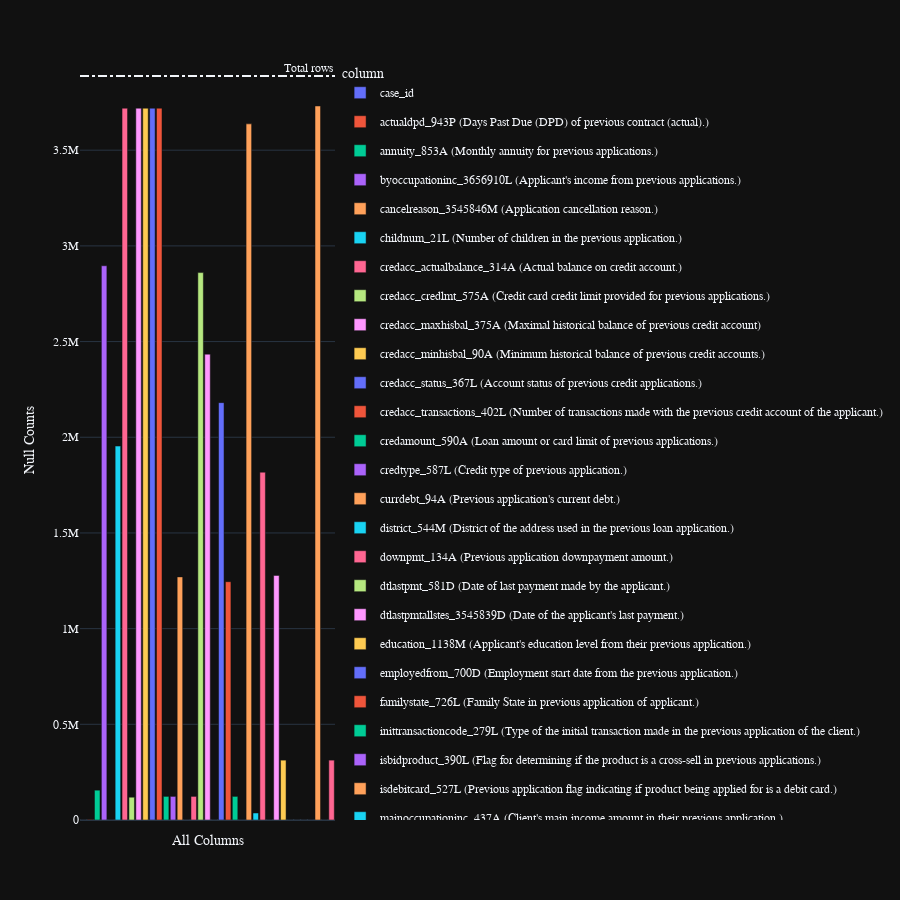

This figure's notebook cell:
### Code cell
display(train_applprev_1.fetch().head())
train_applprev_1.pipe(plot_nulls)

### Figure 1 — Plotly figure (JSON) as saved in the notebook; plotly's stock layout.template omitted (floating-point values rounded to 4 significant figures)
{"data": [{"alignmentgroup": "True", "customdata": [[0]], "hovertemplate": "<b>%{hovertext}</b><br><br>column=%{x}<br>column_0=%{y}<br>percent=%{customdata[0]}<extra></extra>", "hovertext": ["case_id"], "legendgroup": "case_id", "marker": {"color": "#636efa", "pattern": {"shape": ""}}, "name": "case_id", "offsetgroup": "case_id", "orientation": "v", "showlegend": true, "textposition": "auto", "type": "bar", "x": ["case_id"], "xaxis": "x", "y": [0], "yaxis": "y"}, {"alignmentgroup": "True", "customdata": [[0]], "hovertemplate": "<b>%{hovertext}</b><br><br>column=%{x}<br>column_0=%{y}<br>percent=%{customdata[0]}<extra></extra>", "hovertext": ["actualdpd_943P\n(Days Past Due (DPD) of previous contract (actual).)"], "legendgroup": "actualdpd_943P\n(Days Past Due (DPD) of previous contract (actual).)", "marker": {"color": "#EF553B", "pattern": {"shape": ""}}, "name": "actualdpd_943P\n(Days Past Due (DPD) of previous contract (actual).)", "offsetgroup": "actualdpd_943P\n(Days Past Due (DPD) of previous contract (actual).)", "orientation": "v", "showlegend": true, "textposition": "auto", "type": "bar", "x": ["actualdpd_943P\n(Days Past Due (DPD) of previous contract (actual).)"], "xaxis": "x", "y": [2234], "yaxis": "y"}, {"alignmentgroup": "True", "customdata": [[0.04]], "hovertemplate": "<b>%{hovertext}</b><br><br>column=%{x}<br>column_0=%{y}<br>percent=%{customdata[0]}<extra></extra>", "hovertext": ["annuity_853A\n(Monthly annuity for previous applications.)"], "legendgroup": "annuity_853A\n(Monthly annuity for previous applications.)", "marker": {"color": "#00cc96", "pattern": {"shape": ""}}, "name": "annuity_853A\n(Monthly annuity for previous applications.)", "offsetgroup": "annuity_853A\n(Monthly annuity for previous applications.)", "orientation": "v", "showlegend": true, "textposition": "auto", "type": "bar", "x": ["annuity_853A\n(Monthly annuity for previous applications.)"], "xaxis": "x", "y": [155851], "yaxis": "y"}, {"alignmentgroup": "True", "customdata": [[0.74]], "hovertemplate": "<b>%{hovertext}</b><br><br>column=%{x}<br>column_0=%{y}<br>percent=%{customdata[0]}<extra></extra>", "hovertext": ["byoccupationinc_3656910L\n(Applicant's income from previous applications.)"], "legendgroup": "byoccupationinc_3656910L\n(Applicant's income from previous applications.)", "marker": {"color": "#ab63fa", "pattern": {"shape": ""}}, "name": "byoccupationinc_3656910L\n(Applicant's income from previous applications.)", "offsetgroup": "byoccupationinc_3656910L\n(Applicant's income from previous applications.)", "orientation": "v", "showlegend": true, "textposition": "auto", "type": "bar", "x": ["byoccupationinc_3656910L\n(Applicant's income from previous applications.)"], "xaxis": "x", "y": [2896024], "yaxis": "y"}, {"alignmentgroup": "True", "customdata": [[0]], "hovertemplate": "<b>%{hovertext}</b><br><br>column=%{x}<br>column_0=%{y}<br>percent=%{customdata[0]}<extra></extra>", "hovertext": ["cancelreason_3545846M\n(Application cancellation reason.)"], "legendgroup": "cancelreason_3545846M\n(Application cancellation reason.)", "marker": {"color": "#FFA15A", "pattern": {"shape": ""}}, "name": "cancelreason_3545846M\n(Application cancellation reason.)", "offsetgroup": "cancelreason_3545846M\n(Application cancellation reason.)", "orientation": "v", "showlegend": true, "textposition": "auto", "type": "bar", "x": ["cancelreason_3545846M\n(Application cancellation reason.)"], "xaxis": "x", "y": [0], "yaxis": "y"}, {"alignmentgroup": "True", "customdata": [[0.5]], "hovertemplate": "<b>%{hovertext}</b><br><br>column=%{x}<br>column_0=%{y}<br>percent=%{customdata[0]}<extra></extra>", "hovertext": ["childnum_21L\n(Number of children in the previous application.)"], "legendgroup": "childnum_21L\n(Number of children in the previous application.)", "marker": {"color": "#19d3f3", "pattern": {"shape": ""}}, "name": "childnum_21L\n(Number of children in the previous application.)", "offsetgroup": "childnum_21L\n(Number of children in the previous application.)", "orientation": "v", "showlegend": true, "textposition": "auto", "type": "bar", "x": ["childnum_21L\n(Number of children in the previous application.)"], "xaxis": "x", "y": [1953893], "yaxis": "y"}, {"alignmentgroup": "True", "customdata": [[0.96]], "hovertemplate": "<b>%{hovertext}</b><br><br>column=%{x}<br>column_0=%{y}<br>percent=%{customdata[0]}<extra></extra>", "hovertext": ["credacc_actualbalance_314A\n(Actual balance on credit account.)"], "legendgroup": "credacc_actualbalance_314A\n(Actual balance on credit account.)", "marker": {"color": "#FF6692", "pattern": {"shape": ""}}, "name": "credacc_actualbalance_314A\n(Actual balance on credit account.)", "offsetgroup": "credacc_actualbalance_314A\n(Actual balance on credit account.)", "orientation": "v", "showlegend": true, "textposition": "auto", "type": "bar", "x": ["credacc_actualbalance_314A\n(Actual balance on credit account.)"], "xaxis": "x", "y": [3719506], "yaxis": "y"}, {"alignmentgroup": "True", "customdata": [[0.03]], "hovertemplate": "<b>%{hovertext}</b><br><br>column=%{x}<br>column_0=%{y}<br>percent=%{customdata[0]}<extra></extra>", "hovertext": ["credacc_credlmt_575A\n(Credit card credit limit provided for previous applications.)"], "legendgroup": "credacc_credlmt_575A\n(Credit card credit limit provided for previous applications.)", "marker": {"color": "#B6E880", "pattern": {"shape": ""}}, "name": "credacc_credlmt_575A\n(Credit card credit limit provided for previous applications.)", "offsetgroup": "credacc_credlmt_575A\n(Credit card credit limit provided for previous applications.)", "orientation": "v", "showlegend": true, "textposition": "auto", "type": "bar", "x": ["credacc_credlmt_575A\n(Credit card credit limit provided for previous applications.)"], "xaxis": "x", "y": [119070], "yaxis": "y"}, {"alignmentgroup": "True", "customdata": [[0.96]], "hovertemplate": "<b>%{hovertext}</b><br><br>column=%{x}<br>column_0=%{y}<br>percent=%{customdata[0]}<extra></extra>", "hovertext": ["credacc_maxhisbal_375A\n(Maximal historical balance of previous credit account)"], "legendgroup": "credacc_maxhisbal_375A\n(Maximal historical balance of previous credit account)", "marker": {"color": "#FF97FF", "pattern": {"shape": ""}}, "name": "credacc_maxhisbal_375A\n(Maximal historical balance of previous credit account)", "offsetgroup": "credacc_maxhisbal_375A\n(Maximal historical balance of previous credit account)", "orientation": "v", "showlegend": true, "textposition": "auto", "type": "bar", "x": ["credacc_maxhisbal_375A\n(Maximal historical balance of previous credit account)"], "xaxis": "x", "y": [3719506], "yaxis": "y"}, {"alignmentgroup": "True", "customdata": [[0.96]], "hovertemplate": "<b>%{hovertext}</b><br><br>column=%{x}<br>column_0=%{y}<br>percent=%{customdata[0]}<extra></extra>", "hovertext": ["credacc_minhisbal_90A\n(Minimum historical balance of previous credit accounts.)"], "legendgroup": "credacc_minhisbal_90A\n(Minimum historical balance of previous credit accounts.)", "marker": {"color": "#FECB52", "pattern": {"shape": ""}}, "name": "credacc_minhisbal_90A\n(Minimum historical balance of previous credit accounts.)", "offsetgroup": "credacc_minhisbal_90A\n(Minimum historical balance of previous credit accounts.)", "orientation": "v", "showlegend": true, "textposition": "auto", "type": "bar", "x": ["credacc_minhisbal_90A\n(Minimum historical balance of previous credit accounts.)"], "xaxis": "x", "y": [3719506], "yaxis": "y"}, {"alignmentgroup": "True", "customdata": [[0.96]], "hovertemplate": "<b>%{hovertext}</b><br><br>column=%{x}<br>column_0=%{y}<br>percent=%{customdata[0]}<extra></extra>", "hovertext": ["credacc_status_367L\n(Account status of previous credit applications.)"], "legendgroup": "credacc_status_367L\n(Account status of previous credit applications.)", "marker": {"color": "#636efa", "pattern": {"shape": ""}}, "name": "credacc_status_367L\n(Account status of previous credit applications.)", "offsetgroup": "credacc_status_367L\n(Account status of previous credit applications.)", "orientation": "v", "showlegend": true, "textposition": "auto", "type": "bar", "x": ["credacc_status_367L\n(Account status of previous credit applications.)"], "xaxis": "x", "y": [3719506], "yaxis": "y"}, {"alignmentgroup": "True", "customdata": [[0.96]], "hovertemplate": "<b>%{hovertext}</b><br><br>column=%{x}<br>column_0=%{y}<br>percent=%{customdata[0]}<extra></extra>", "hovertext": ["credacc_transactions_402L\n(Number of transactions made with the previous credit account of the applicant.)"], "legendgroup": "credacc_transactions_402L\n(Number of transactions made with the previous credit account of the applicant.)", "marker": {"color": "#EF553B", "pattern": {"shape": ""}}, "name": "credacc_transactions_402L\n(Number of transactions made with the previous credit account of the applicant.)", "offsetgroup": "credacc_transactions_402L\n(Number of transactions made with the previous credit account of the applicant.)", "orientation": "v", "showlegend": true, "textposition": "auto", "type": "bar", "x": ["credacc_transactions_402L\n(Number of transactions made with the previous credit account of the applicant.)"], "xaxis": "x", "y": [3719506], "yaxis": "y"}, {"alignmentgroup": "True", "customdata": [[0.03]], "hovertemplate": "<b>%{hovertext}</b><br><br>column=%{x}<br>column_0=%{y}<br>percent=%{customdata[0]}<extra></extra>", "hovertext": ["credamount_590A\n(Loan amount or card limit of previous applications.)"], "legendgroup": "credamount_590A\n(Loan amount or card limit of previous applications.)", "marker": {"color": "#00cc96", "pattern": {"shape": ""}}, "name": "credamount_590A\n(Loan amount or card limit of previous applications.)", "offsetgroup": "credamount_590A\n(Loan amount or card limit of previous applications.)", "orientation": "v", "showlegend": true, "textposition": "auto", "type": "bar", "x": ["credamount_590A\n(Loan amount or card limit of previous applications.)"], "xaxis": "x", "y": [123329], "yaxis": "y"}, {"alignmentgroup": "True", "customdata": [[0.03]], "hovertemplate": "<b>%{hovertext}</b><br><br>column=%{x}<br>column_0=%{y}<br>percent=%{customdata[0]}<extra></extra>", "hovertext": ["credtype_587L\n(Credit type of previous application.)"], "legendgroup": "credtype_587L\n(Credit type of previous application.)", "marker": {"color": "#ab63fa", "pattern": {"shape": ""}}, "name": "credtype_587L\n(Credit type of previous application.)", "offsetgroup": "credtype_587L\n(Credit type of previous application.)", "orientation": "v", "showlegend": true, "textposition": "auto", "type": "bar", "x": ["credtype_587L\n(Credit type of previous application.)"], "xaxis": "x", "y": [123329], "yaxis": "y"}, {"alignmentgroup": "True", "customdata": [[0.33]], "hovertemplate": "<b>%{hovertext}</b><br><br>column=%{x}<br>column_0=%{y}<br>percent=%{customdata[0]}<extra></extra>", "hovertext": ["currdebt_94A\n(Previous application's current debt.)"], "legendgroup": "currdebt_94A\n(Previous application's current debt.)", "marker": {"color": "#FFA15A", "pattern": {"shape": ""}}, "name": "currdebt_94A\n(Previous application's current debt.)", "offsetgroup": "currdebt_94A\n(Previous application's current debt.)", "orientation": "v", "showlegend": true, "textposition": "auto", "type": "bar", "x": ["currdebt_94A\n(Previous application's current debt.)"], "xaxis": "x", "y": [1270377], "yaxis": "y"}, {"alignmentgroup": "True", "customdata": [[0]], "hovertemplate": "<b>%{hovertext}</b><br><br>column=%{x}<br>column_0=%{y}<br>percent=%{customdata[0]}<extra></extra>", "hovertext": ["district_544M\n(District of the address used in the previous loan application.)"], "legendgroup": "district_544M\n(District of the address used in the previous loan application.)", "marker": {"color": "#19d3f3", "pattern": {"shape": ""}}, "name": "district_544M\n(District of the address used in the previous loan application.)", "offsetgroup": "district_544M\n(District of the address used in the previous loan application.)", "orientation": "v", "showlegend": true, "textposition": "auto", "type": "bar", "x": ["district_544M\n(District of the address used in the previous loan application.)"], "xaxis": "x", "y": [0], "yaxis": "y"}, {"alignmentgroup": "True", "customdata": [[0.03]], "hovertemplate": "<b>%{hovertext}</b><br><br>column=%{x}<br>column_0=%{y}<br>percent=%{customdata[0]}<extra></extra>", "hovertext": ["downpmt_134A\n(Previous application downpayment amount.)"], "legendgroup": "downpmt_134A\n(Previous application downpayment amount.)", "marker": {"color": "#FF6692", "pattern": {"shape": ""}}, "name": "downpmt_134A\n(Previous application downpayment amount.)", "offsetgroup": "downpmt_134A\n(Previous application downpayment amount.)", "orientation": "v", "showlegend": true, "textposition": "auto", "type": "bar", "x": ["downpmt_134A\n(Previous application downpayment amount.)"], "xaxis": "x", "y": [123329], "yaxis": "y"}, {"alignmentgroup": "True", "customdata": [[0.74]], "hovertemplate": "<b>%{hovertext}</b><br><br>column=%{x}<br>column_0=%{y}<br>percent=%{customdata[0]}<extra></extra>", "hovertext": ["dtlastpmt_581D\n(Date of last payment made by the applicant.)"], "legendgroup": "dtlastpmt_581D\n(Date of last payment made by the applicant.)", "marker": {"color": "#B6E880", "pattern": {"shape": ""}}, "name": "dtlastpmt_581D\n(Date of last payment made by the applicant.)", "offsetgroup": "dtlastpmt_581D\n(Date of last payment made by the applicant.)", "orientation": "v", "showlegend": true, "textposition": "auto", "type": "bar", "x": ["dtlastpmt_581D\n(Date of last payment made by the applicant.)"], "xaxis": "x", "y": [2860375], "yaxis": "y"}, {"alignmentgroup": "True", "customdata": [[0.63]], "hovertemplate": "<b>%{hovertext}</b><br><br>column=%{x}<br>column_0=%{y}<br>percent=%{customdata[0]}<extra></extra>", "hovertext": ["dtlastpmtallstes_3545839D\n(Date of the applicant's last payment.)"], "legendgroup": "dtlastpmtallstes_3545839D\n(Date of the applicant's last payment.)", "marker": {"color": "#FF97FF", "pattern": {"shape": ""}}, "name": "dtlastpmtallstes_3545839D\n(Date of the applicant's last payment.)", "offsetgroup": "dtlastpmtallstes_3545839D\n(Date of the applicant's last payment.)", "orientation": "v", "showlegend": true, "textposition": "auto", "type": "bar", "x": ["dtlastpmtallstes_3545839D\n(Date of the applicant's last payment.)"], "xaxis": "x", "y": [2434155], "yaxis": "y"}, {"alignmentgroup": "True", "customdata": [[0]], "hovertemplate": "<b>%{hovertext}</b><br><br>column=%{x}<br>column_0=%{y}<br>percent=%{customdata[0]}<extra></extra>", "hovertext": ["education_1138M\n(Applicant's education level from their previous application.)"], "legendgroup": "education_1138M\n(Applicant's education level from their previous application.)", "marker": {"color": "#FECB52", "pattern": {"shape": ""}}, "name": "education_1138M\n(Applicant's education level from their previous application.)", "offsetgroup": "education_1138M\n(Applicant's education level from their previous application.)", "orientation": "v", "showlegend": true, "textposition": "auto", "type": "bar", "x": ["education_1138M\n(Applicant's education level from their previous application.)"], "xaxis": "x", "y": [0], "yaxis": "y"}, {"alignmentgroup": "True", "customdata": [[0.56]], "hovertemplate": "<b>%{hovertext}</b><br><br>column=%{x}<br>column_0=%{y}<br>percent=%{customdata[0]}<extra></extra>", "hovertext": ["employedfrom_700D\n(Employment start date from the previous application.)"], "legendgroup": "employedfrom_700D\n(Employment start date from the previous application.)", "marker": {"color": "#636efa", "pattern": {"shape": ""}}, "name": "employedfrom_700D\n(Employment start date from the previous application.)", "offsetgroup": "employedfrom_700D\n(Employment start date from the previous application.)", "orientation": "v", "showlegend": true, "textposition": "auto", "type": "bar", "x": ["employedfrom_700D\n(Employment start date from the previous application.)"], "xaxis": "x", "y": [2180869], "yaxis": "y"}, {"alignmentgroup": "True", "customdata": [[0.32]], "hovertemplate": "<b>%{hovertext}</b><br><br>column=%{x}<br>column_0=%{y}<br>percent=%{customdata[0]}<extra></extra>", "hovertext": ["familystate_726L\n(Family State in previous application of applicant.)"], "legendgroup": "familystate_726L\n(Family State in previous application of applicant.)", "marker": {"color": "#EF553B", "pattern": {"shape": ""}}, "name": "familystate_726L\n(Family State in previous application of applicant.)", "offsetgroup": "familystate_726L\n(Family State in previous application of applicant.)", "orientation": "v", "showlegend": true, "textposition": "auto", "type": "bar", "x": ["familystate_726L\n(Family State in previous application of applicant.)"], "xaxis": "x", "y": [1245201], "yaxis": "y"}, {"alignmentgroup": "True", "customdata": [[0.03]], "hovertemplate": "<b>%{hovertext}</b><br><br>column=%{x}<br>column_0=%{y}<br>percent=%{customdata[0]}<extra></extra>", "hovertext": ["inittransactioncode_279L\n(Type of the initial transaction made in the previous application of the client.)"], "legendgroup": "inittransactioncode_279L\n(Type of the initial transaction made in the previous application of the client.)", "marker": {"color": "#00cc96", "pattern": {"shape": ""}}, "name": "inittransactioncode_279L\n(Type of the initial transaction made in the previous application of the client.)", "offsetgroup": "inittransactioncode_279L\n(Type of the initial transaction made in the previous application of the client.)", "orientation": "v", "showlegend": true, "textposition": "auto", "type": "bar", "x": ["inittransactioncode_279L\n(Type of the initial transaction made in the previous application of the client.)"], "xaxis": "x", "y": [123329], "yaxis": "y"}, {"alignmentgroup": "True", "customdata": [[0]], "hovertemplate": "<b>%{hovertext}</b><br><br>column=%{x}<br>column_0=%{y}<br>percent=%{customdata[0]}<extra></extra>", "hovertext": ["isbidproduct_390L\n(Flag for determining if the product is a cross-sell in previous applications.)"], "legendgroup": "isbidproduct_390L\n(Flag for determining if the product is a cross-sell in previous applications.)", "marker": {"color": "#ab63fa", "pattern": {"shape": ""}}, "name": "isbidproduct_390L\n(Flag for determining if the product is a cross-sell in previous applications.)", "offsetgroup": "isbidproduct_390L\n(Flag for determining if the product is a cross-sell in previous applications.)", "orientation": "v", "showlegend": true, "textposition": "auto", "type": "bar", "x": ["isbidproduct_390L\n(Flag for determining if the product is a cross-sell in previous applications.)"], "xaxis": "x", "y": [35], "yaxis": "y"}, {"alignmentgroup": "True", "customdata": [[0.94]], "hovertemplate": "<b>%{hovertext}</b><br><br>column=%{x}<br>column_0=%{y}<br>percent=%{customdata[0]}<extra></extra>", "hovertext": ["isdebitcard_527L\n(Previous application flag indicating if product being applied for is a debit card.)"], "legendgroup": "isdebitcard_527L\n(Previous application flag indicating if product being applied for is a debit card.)", "marker": {"color": "#FFA15A", "pattern": {"shape": ""}}, "name": "isdebitcard_527L\n(Previous application flag indicating if product being applied for is a debit card.)", "offsetgroup": "isdebitcard_527L\n(Previous application flag indicating if product being applied for is a debit card.)", "orientation": "v", "showlegend": true, "textposition": "auto", "type": "bar", "x": ["isdebitcard_527L\n(Previous application flag indicating if product being applied for is a debit card.)"], "xaxis": "x", "y": [3637550], "yaxis": "y"}, {"alignmentgroup": "True", "customdata": [[0.01]], "hovertemplate": "<b>%{hovertext}</b><br><br>column=%{x}<br>column_0=%{y}<br>percent=%{customdata[0]}<extra></extra>", "hovertext": ["mainoccupationinc_437A\n(Client's main income amount in their previous application.)"], "legendgroup": "mainoccupationinc_437A\n(Client's main income amount in their previous application.)", "marker": {"color": "#19d3f3", "pattern": {"shape": ""}}, "name": "mainoccupationinc_437A\n(Client's main income amount in their previous application.)", "offsetgroup": "mainoccupationinc_437A\n(Client's main income amount in their previous application.)", "orientation": "v", "showlegend": true, "textposition": "auto", "type": "bar", "x": ["mainoccupationinc_437A\n(Client's main income amount in their previous application.)"], "xaxis": "x", "y": [36612], "yaxis": "y"}, {"alignmentgroup": "True", "customdata": [[0.47]], "hovertemplate": "<b>%{hovertext}</b><br><br>column=%{x}<br>column_0=%{y}<br>percent=%{customdata[0]}<extra></extra>", "hovertext": ["maxdpdtolerance_577P\n(Maximum DPD with tolerance (on previous application/s).)"], "legendgroup": "maxdpdtolerance_577P\n(Maximum DPD with tolerance (on previous application/s).)", "marker": {"color": "#FF6692", "pattern": {"shape": ""}}, "name": "maxdpdtolerance_577P\n(Maximum DPD with tolerance (on previous application/s).)", "offsetgroup": "maxdpdtolerance_577P\n(Maximum DPD with tolerance (on previous application/s).)", "orientation": "v", "showlegend": true, "textposition": "auto", "type": "bar", "x": ["maxdpdtolerance_577P\n(Maximum DPD with tolerance (on previous application/s).)"], "xaxis": "x", "y": [1817378], "yaxis": "y"}, {"alignmentgroup": "True", "customdata": [[0]], "hovertemplate": "<b>%{hovertext}</b><br><br>column=%{x}<br>column_0=%{y}<br>percent=%{customdata[0]}<extra></extra>", "hovertext": ["num_group1"], "legendgroup": "num_group1", "marker": {"color": "#B6E880", "pattern": {"shape": ""}}, "name": "num_group1", "offsetgroup": "num_group1", "orientation": "v", "showlegend": true, "textposition": "auto", "type": "bar", "x": ["num_group1"], "xaxis": "x", "y": [0], "yaxis": "y"}, {"alignmentgroup": "True", "customdata": [[0.33]], "hovertemplate": "<b>%{hovertext}</b><br><br>column=%{x}<br>column_0=%{y}<br>percent=%{customdata[0]}<extra></extra>", "hovertext": ["outstandingdebt_522A\n(Amount of outstanding debt on the client's previous application.)"], "legendgroup": "outstandingdebt_522A\n(Amount of outstanding debt on the client's previous application.)", "marker": {"color": "#FF97FF", "pattern": {"shape": ""}}, "name": "outstandingdebt_522A\n(Amount of outstanding debt on the client's previous application.)", "offsetgroup": "outstandingdebt_522A\n(Amount of outstanding debt on the client's previous application.)", "orientation": "v", "showlegend": true, "textposition": "auto", "type": "bar", "x": ["outstandingdebt_522A\n(Amount of outstanding debt on the client's previous application.)"], "xaxis": "x", "y": [1277922], "yaxis": "y"}, {"alignmentgroup": "True", "customdata": [[0.08]], "hovertemplate": "<b>%{hovertext}</b><br><br>column=%{x}<br>column_0=%{y}<br>percent=%{customdata[0]}<extra></extra>", "hovertext": ["pmtnum_8L\n(Number of payments made for the previous application.)"], "legendgroup": "pmtnum_8L\n(Number of payments made for the previous application.)", "marker": {"color": "#FECB52", "pattern": {"shape": ""}}, "name": "pmtnum_8L\n(Number of payments made for the previous application.)", "offsetgroup": "pmtnum_8L\n(Number of payments made for the previous application.)", "orientation": "v", "showlegend": true, "textposition": "auto", "type": "bar", "x": ["pmtnum_8L\n(Number of payments made for the previous application.)"], "xaxis": "x", "y": [312833], "yaxis": "y"}, {"alignmentgroup": "True", "customdata": [[0]], "hovertemplate": "<b>%{hovertext}</b><br><br>column=%{x}<br>column_0=%{y}<br>percent=%{customdata[0]}<extra></extra>", "hovertext": ["postype_4733339M\n(Type of point of sale.)"], "legendgroup": "postype_4733339M\n(Type of point of sale.)", "marker": {"color": "#636efa", "pattern": {"shape": ""}}, "name": "postype_4733339M\n(Type of point of sale.)", "offsetgroup": "postype_4733339M\n(Type of point of sale.)", "orientation": "v", "showlegend": true, "textposition": "auto", "type": "bar", "x": ["postype_4733339M\n(Type of point of sale.)"], "xaxis": "x", "y": [0], "yaxis": "y"}, {"alignmentgroup": "True", "customdata": [[0]], "hovertemplate": "<b>%{hovertext}</b><br><br>column=%{x}<br>column_0=%{y}<br>percent=%{customdata[0]}<extra></extra>", "hovertext": ["profession_152M\n(Profession of the client during their previous loan application.)"], "legendgroup": "profession_152M\n(Profession of the client during their previous loan application.)", "marker": {"color": "#EF553B", "pattern": {"shape": ""}}, "name": "profession_152M\n(Profession of the client during their previous loan application.)", "offsetgroup": "profession_152M\n(Profession of the client during their previous loan application.)", "orientation": "v", "showlegend": true, "textposition": "auto", "type": "bar", "x": ["profession_152M\n(Profession of the client during their previous loan application.)"], "xaxis": "x", "y": [0], "yaxis": "y"}, {"alignmentgroup": "True", "customdata": [[0]], "hovertemplate": "<b>%{hovertext}</b><br><br>column=%{x}<br>column_0=%{y}<br>percent=%{customdata[0]}<extra></extra>", "hovertext": ["rejectreason_755M\n(Reason for previous application rejection.)"], "legendgroup": "rejectreason_755M\n(Reason for previous application rejection.)", "marker": {"color": "#00cc96", "pattern": {"shape": ""}}, "name": "rejectreason_755M\n(Reason for previous application rejection.)", "offsetgroup": "rejectreason_755M\n(Reason for previous application rejection.)", "orientation": "v", "showlegend": true, "textposition": "auto", "type": "bar", "x": ["rejectreason_755M\n(Reason for previous application rejection.)"], "xaxis": "x", "y": [0], "yaxis": "y"}, {"alignmentgroup": "True", "customdata": [[0]], "hovertemplate": "<b>%{hovertext}</b><br><br>column=%{x}<br>column_0=%{y}<br>percent=%{customdata[0]}<extra></extra>", "hovertext": ["rejectreasonclient_4145042M\n(Reason for rejection of the client's previous application.)"], "legendgroup": "rejectreasonclient_4145042M\n(Reason for rejection of the client's previous application.)", "marker": {"color": "#ab63fa", "pattern": {"shape": ""}}, "name": "rejectreasonclient_4145042M\n(Reason for rejection of the client's previous application.)", "offsetgroup": "rejectreasonclient_4145042M\n(Reason for rejection of the client's previous application.)", "orientation": "v", "showlegend": true, "textposition": "auto", "type": "bar", "x": ["rejectreasonclient_4145042M\n(Reason for rejection of the client's previous application.)"], "xaxis": "x", "y": [0], "yaxis": "y"}, {"alignmentgroup": "True", "customdata": [[0.96]], "hovertemplate": "<b>%{hovertext}</b><br><br>column=%{x}<br>column_0=%{y}<br>percent=%{customdata[0]}<extra></extra>", "hovertext": ["revolvingaccount_394A\n(Revolving account that was present in the applicant's previous application.)"], "legendgroup": "revolvingaccount_394A\n(Revolving account that was present in the applicant's previous application.)", "marker": {"color": "#FFA15A", "pattern": {"shape": ""}}, "name": "revolvingaccount_394A\n(Revolving account that was present in the applicant's previous application.)", "offsetgroup": "revolvingaccount_394A\n(Revolving account that was present in the applicant's previous application.)", "orientation": "v", "showlegend": true, "textposition": "auto", "type": "bar", "x": ["revolvingaccount_394A\n(Revolving account that was present in the applicant's previous application.)"], "xaxis": "x", "y": [3731033], "yaxis": "y"}, {"alignmentgroup": "True", "customdata": [[0]], "hovertemplate": "<b>%{hovertext}</b><br><br>column=%{x}<br>column_0=%{y}<br>percent=%{customdata[0]}<extra></extra>", "hovertext": ["status_219L\n(Previous application status.)"], "legendgroup": "status_219L\n(Previous application status.)", "marker": {"color": "#19d3f3", "pattern": {"shape": ""}}, "name": "status_219L\n(Previous application status.)", "offsetgroup": "status_219L\n(Previous application status.)", "orientation": "v", "showlegend": true, "textposition": "auto", "type": "bar", "x": ["status_219L\n(Previous application status.)"], "xaxis": "x", "y": [35], "yaxis": "y"}, {"alignmentgroup": "True", "customdata": [[0.08]], "hovertemplate": "<b>%{hovertext}</b><br><br>column=%{x}<br>column_0=%{y}<br>percent=%{customdata[0]}<extra></extra>", "hovertext": ["tenor_203L\n(Number of instalments in the previous application.)"], "legendgroup": "tenor_203L\n(Number of instalments in the previous application.)", "marker": {"color": "#FF6692", "pattern": {"shape": ""}}, "name": "tenor_203L\n(Number of instalments in the previous application.)", "offsetgroup": "tenor_203L\n(Number of instalments in the previous application.)", "orientation": "v", "showlegend": true, "textposition": "auto", "type": "bar", "x": ["tenor_203L\n(Number of instalments in the previous application.)"], "xaxis": "x", "y": [312833], "yaxis": "y"}], "layout": {"annotations": [{"showarrow": false, "text": "Total rows", "x": 1, "xanchor": "right", "xref": "x domain", "y": 3887684, "yanchor": "bottom", "yref": "y"}], "barmode": "relative", "height": 900, "legend": {"title": {"text": "column"}, "tracegroupgap": 10}, "margin": {"t": 60}, "shapes": [{"line": {"dash": "dashdot"}, "type": "line", "x0": 0, "x1": 1, "xref": "x domain", "y0": 3887684, "y1": 3887684, "yref": "y"}], "xaxis": {"anchor": "y", "categoryarray": ["case_id", "actualdpd_943P\n(Days Past Due (DPD) of previous contract (actual).)", "annuity_853A\n(Monthly annuity for previous applications.)", "byoccupationinc_3656910L\n(Applicant's income from previous applications.)", "cancelreason_3545846M\n(Application cancellation reason.)", "childnum_21L\n(Number of children in the previous application.)", "credacc_actualbalance_314A\n(Actual balance on credit account.)", "credacc_credlmt_575A\n(Credit card credit limit provided for previous applications.)", "credacc_maxhisbal_375A\n(Maximal historical balance of previous credit account)", "credacc_minhisbal_90A\n(Minimum historical balance of previous credit accounts.)", "credacc_status_367L\n(Account status of previous credit applications.)", "credacc_transactions_402L\n(Number of transactions made with the previous credit account of the applicant.)", "credamount_590A\n(Loan amount or card limit of previous applications.)", "credtype_587L\n(Credit type of previous application.)", "currdebt_94A\n(Previous application's current debt.)", "district_544M\n(District of the address used in the previous loan application.)", "downpmt_134A\n(Previous application downpayment amount.)", "dtlastpmt_581D\n(Date of last payment made by the applicant.)", "dtlastpmtallstes_3545839D\n(Date of the applicant's last payment.)", "education_1138M\n(Applicant's education level from their previous application.)", "employedfrom_700D\n(Employment start date from the previous application.)", "familystate_726L\n(Family State in previous application of applicant.)", "inittransactioncode_279L\n(Type of the initial transaction made in the previous application of the client.)", "isbidproduct_390L\n(Flag for determining if the product is a cross-sell in previous applications.)", "isdebitcard_527L\n(Previous application flag indicating if product being applied for is a debit card.)", "mainoccupationinc_437A\n(Client's main income amount in their previous application.)", "maxdpdtolerance_577P\n(Maximum DPD with tolerance (on previous application/s).)", "num_group1", "outstandingdebt_522A\n(Amount of outstanding debt on the client's previous application.)", "pmtnum_8L\n(Number of payments made for the previous application.)", "postype_4733339M\n(Type of point of sale.)", "profession_152M\n(Profession of the client during their previous loan application.)", "rejectreason_755M\n(Reason for previous application rejection.)", "rejectreasonclient_4145042M\n(Reason for rejection of the client's previous application.)", "revolvingaccount_394A\n(Revolving account that was present in the applicant's previous application.)", "status_219L\n(Previous application status.)", "tenor_203L\n(Number of instalments in the previous application.)"], "categoryorder": "array", "domain": [0, 1], "showticklabels": false, "title": {"text": "All Columns"}}, "yaxis": {"anchor": "x", "domain": [0, 1], "title": {"text": "Null Counts"}}}}
